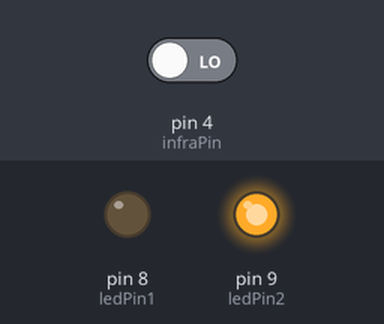
This sketch was run on a simulated Arduino Uno, built with avr-gcc and run on an emulated ATmega328P. Parts: output pins drawn as LEDs (lit = HIGH). Inputs (shaded band) come from the test bench; at power-on: pin 4 (infraPin) LOW.

Above: at 1.2 s.
1.3 s: pin 4 (infraPin) driven HIGH
At 2.5 s:
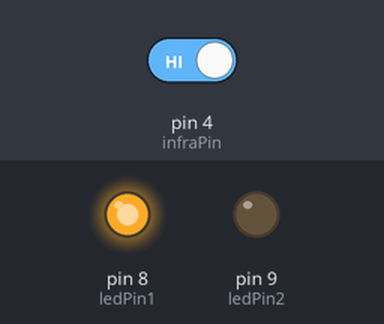
2.8 s: pin 4 (infraPin) driven LOW
At 3.8 s:
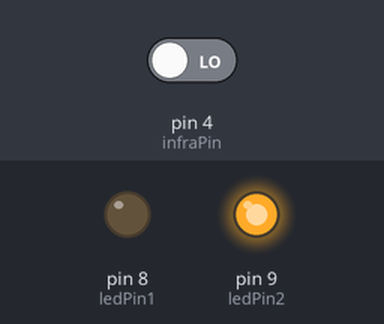
Timing chart, 0 to 5.8 s (numbered marks = the images above; inputs shaded):
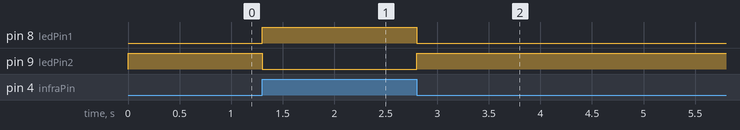

The sketch:

cny70_digital_2leds.ino
```cpp
/* Programa que utiliza el sensor infrarrojos CNY70 como entrada digital para encender o apagar dos LEDs

El CNY70 está cableado para que al estar sobre negro lea un '1'; y si está sobre blanco lea un '0'

Se puede encontrar el cableado del CNY70 en el documento que hay en el archivo descomprimido

Si el sensor de infrarrojos está sobre negro, la entrada digital 8 tendrá el valor '1': un LED se encenderá y
la entrada digital 9 tendrá el valor '0': el otro LED se apagará
Si el sensor de infrarrojos está sobre blanco, la entrada digital 8 tendrá el valor '0', un LED se apagará
y la entrada digital 9 tendrá el valor '1': el otro LED se encenderá

Basado en un programa encontrado en http://wiki.medialab-prado.es/

Por Julio Megía, liberado para la Comunidad */


int ledPin1 = 8;     // pin de un LED
int ledPin2 = 9;      // pin de otro LED
int infraPin = 4;    // pin del infrarrojos utilizado como entrada digital
int valorInfra = 0;  // Valor inicial de la lectura digital del infrarrojos.


void setup() {
  pinMode(ledPin1, OUTPUT);     // Inicializa el pin del LED1 como salida digital
  pinMode(ledPin2, OUTPUT);     // Inicializa el pin del LED2 como salida digital
  pinMode(infraPin, INPUT);    // Inicializa el pin 4 como entrada digital
}


void loop() {
  valorInfra = digitalRead(infraPin);    // Lee el valor de la entrada 4, esto es, el valor que lee el infrarrojo
  digitalWrite(ledPin1, valorInfra);     /* Escribe en el pin 8 el valor que lee la entrada 4, esto es, el mismo valor que lee el infrarrojo
                                         Si el infrarrojo lee 0, entonces, el LED estará apagado
                                         Si el infrarrojo lee 1, entonces, el LED estará encendido */
  valorInfra = !valorInfra;              // Se asigna a valorInfra el valorInfra negado. Si valorInfra es 1, el nuevo valorInfra será 0; y viceversa
  digitalWrite(ledPin2, valorInfra);     /* Escribe en el pin 9 el valor negado que lee la entrada 4, esto es, el negado del valor que lee el infrarrojo
                                         Si el infrarrojo lee 0, entonces, el LED conectado al pin 9 estará encendido
                                         Si el infrarrojo lee 1, entonces, el LED conectado al pin 9 estará apagado */
}
```

Measured:
- after the input at 1.3 s, pin 8 (ledPin1): LOW → HIGH at once; pin 9 (ledPin2): HIGH → LOW at once
- after the input at 2.8 s, pin 8 (ledPin1): HIGH → LOW at once; pin 9 (ledPin2): LOW → HIGH at once
